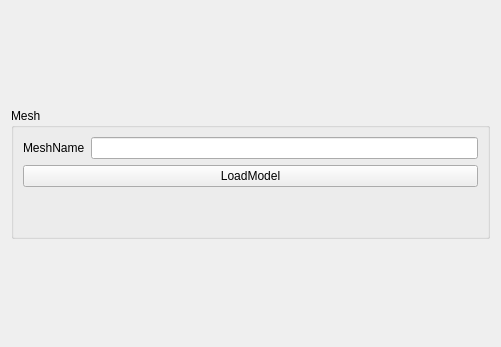
<?xml version="1.0" encoding="UTF-8"?>
<ui version="4.0">
 <class>MeshWidget</class>
 <widget class="QWidget" name="MeshWidget">
  <property name="geometry">
   <rect>
    <x>0</x>
    <y>0</y>
    <width>501</width>
    <height>347</height>
   </rect>
  </property>
  <property name="windowTitle">
   <string>MeshWidget</string>
  </property>
  <layout class="QVBoxLayout" name="verticalLayout">
   <item>
    <widget class="QGroupBox" name="groupBox">
     <property name="sizePolicy">
      <sizepolicy hsizetype="Preferred" vsizetype="Fixed">
       <horstretch>0</horstretch>
       <verstretch>0</verstretch>
      </sizepolicy>
     </property>
     <property name="title">
      <string>Mesh</string>
     </property>
     <layout class="QVBoxLayout" name="verticalLayout_2">
      <item>
       <layout class="QHBoxLayout" name="horizontalLayout">
        <item>
         <widget class="QLabel" name="label">
          <property name="text">
           <string>MeshName</string>
          </property>
         </widget>
        </item>
        <item>
         <widget class="QLineEdit" name="lineEdit">
          <property name="enabled">
           <bool>true</bool>
          </property>
          <property name="readOnly">
           <bool>true</bool>
          </property>
         </widget>
        </item>
       </layout>
      </item>
      <item>
       <widget class="QPushButton" name="pushButton_LoadModel">
        <property name="sizePolicy">
         <sizepolicy hsizetype="Preferred" vsizetype="Fixed">
          <horstretch>0</horstretch>
          <verstretch>0</verstretch>
         </sizepolicy>
        </property>
        <property name="text">
         <string>LoadModel</string>
        </property>
       </widget>
      </item>
      <item>
       <spacer name="verticalSpacer">
        <property name="orientation">
         <enum>Qt::Vertical</enum>
        </property>
        <property name="sizeHint" stdset="0">
         <size>
          <width>20</width>
          <height>40</height>
         </size>
        </property>
       </spacer>
      </item>
     </layout>
    </widget>
   </item>
  </layout>
 </widget>
 <resources/>
 <connections/>
</ui>
